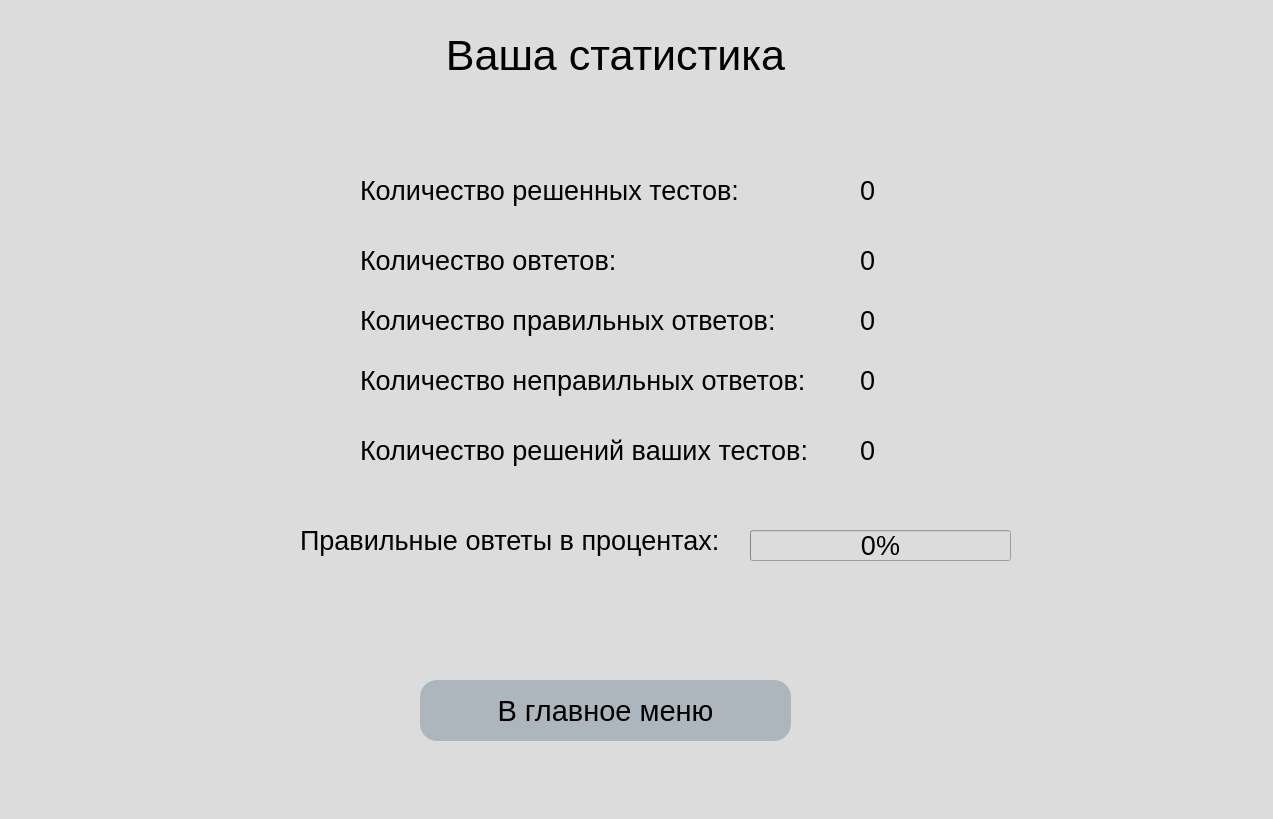
<?xml version="1.0" encoding="UTF-8"?>
<ui version="4.0">
 <class>Form</class>
 <widget class="QWidget" name="Form">
  <property name="geometry">
   <rect>
    <x>0</x>
    <y>0</y>
    <width>1273</width>
    <height>819</height>
   </rect>
  </property>
  <property name="font">
   <font>
    <family>Arial</family>
    <pointsize>20</pointsize>
   </font>
  </property>
  <property name="windowTitle">
   <string>Form</string>
  </property>
  <property name="styleSheet">
   <string notr="true">background-color: rgb(220,220,220);</string>
  </property>
  <widget class="QLabel" name="label">
   <property name="geometry">
    <rect>
     <x>330</x>
     <y>30</y>
     <width>571</width>
     <height>51</height>
    </rect>
   </property>
   <property name="font">
    <font>
     <family>Arial</family>
     <pointsize>32</pointsize>
    </font>
   </property>
   <property name="text">
    <string>Ваша статистика</string>
   </property>
   <property name="alignment">
    <set>Qt::AlignCenter</set>
   </property>
  </widget>
  <widget class="QLabel" name="label_2">
   <property name="geometry">
    <rect>
     <x>360</x>
     <y>170</y>
     <width>471</width>
     <height>41</height>
    </rect>
   </property>
   <property name="font">
    <font>
     <pointsize>20</pointsize>
    </font>
   </property>
   <property name="text">
    <string>Количество решенных тестов:</string>
   </property>
   <property name="alignment">
    <set>Qt::AlignLeading|Qt::AlignLeft|Qt::AlignVCenter</set>
   </property>
  </widget>
  <widget class="QLabel" name="label_3">
   <property name="geometry">
    <rect>
     <x>360</x>
     <y>300</y>
     <width>451</width>
     <height>41</height>
    </rect>
   </property>
   <property name="font">
    <font>
     <pointsize>20</pointsize>
    </font>
   </property>
   <property name="text">
    <string>Количество правильных ответов:</string>
   </property>
   <property name="alignment">
    <set>Qt::AlignLeading|Qt::AlignLeft|Qt::AlignVCenter</set>
   </property>
  </widget>
  <widget class="QLabel" name="label_4">
   <property name="geometry">
    <rect>
     <x>360</x>
     <y>360</y>
     <width>451</width>
     <height>41</height>
    </rect>
   </property>
   <property name="font">
    <font>
     <pointsize>20</pointsize>
    </font>
   </property>
   <property name="text">
    <string>Количество неправильных ответов:</string>
   </property>
   <property name="alignment">
    <set>Qt::AlignLeading|Qt::AlignLeft|Qt::AlignVCenter</set>
   </property>
  </widget>
  <widget class="QLabel" name="label_5">
   <property name="geometry">
    <rect>
     <x>300</x>
     <y>510</y>
     <width>431</width>
     <height>61</height>
    </rect>
   </property>
   <property name="font">
    <font>
     <pointsize>20</pointsize>
    </font>
   </property>
   <property name="text">
    <string>Правильные овтеты в процентах:</string>
   </property>
   <property name="alignment">
    <set>Qt::AlignLeading|Qt::AlignLeft|Qt::AlignVCenter</set>
   </property>
  </widget>
  <widget class="QLabel" name="label_6">
   <property name="geometry">
    <rect>
     <x>360</x>
     <y>240</y>
     <width>411</width>
     <height>41</height>
    </rect>
   </property>
   <property name="font">
    <font>
     <pointsize>20</pointsize>
    </font>
   </property>
   <property name="text">
    <string>Количество овтетов:</string>
   </property>
   <property name="alignment">
    <set>Qt::AlignLeading|Qt::AlignLeft|Qt::AlignVCenter</set>
   </property>
  </widget>
  <widget class="QLabel" name="label_7">
   <property name="geometry">
    <rect>
     <x>360</x>
     <y>430</y>
     <width>461</width>
     <height>41</height>
    </rect>
   </property>
   <property name="font">
    <font>
     <pointsize>20</pointsize>
    </font>
   </property>
   <property name="text">
    <string>Количество решений ваших тестов:</string>
   </property>
   <property name="alignment">
    <set>Qt::AlignLeading|Qt::AlignLeft|Qt::AlignVCenter</set>
   </property>
  </widget>
  <widget class="QLabel" name="solved_tests_label">
   <property name="geometry">
    <rect>
     <x>860</x>
     <y>170</y>
     <width>141</width>
     <height>41</height>
    </rect>
   </property>
   <property name="font">
    <font>
     <pointsize>20</pointsize>
    </font>
   </property>
   <property name="text">
    <string>0</string>
   </property>
   <property name="alignment">
    <set>Qt::AlignLeading|Qt::AlignLeft|Qt::AlignVCenter</set>
   </property>
  </widget>
  <widget class="QLabel" name="answers_label">
   <property name="geometry">
    <rect>
     <x>860</x>
     <y>240</y>
     <width>141</width>
     <height>41</height>
    </rect>
   </property>
   <property name="font">
    <font>
     <pointsize>20</pointsize>
    </font>
   </property>
   <property name="text">
    <string>0</string>
   </property>
   <property name="alignment">
    <set>Qt::AlignLeading|Qt::AlignLeft|Qt::AlignVCenter</set>
   </property>
  </widget>
  <widget class="QLabel" name="correct_answers_label">
   <property name="geometry">
    <rect>
     <x>860</x>
     <y>300</y>
     <width>141</width>
     <height>41</height>
    </rect>
   </property>
   <property name="font">
    <font>
     <pointsize>20</pointsize>
    </font>
   </property>
   <property name="text">
    <string>0</string>
   </property>
   <property name="alignment">
    <set>Qt::AlignLeading|Qt::AlignLeft|Qt::AlignVCenter</set>
   </property>
  </widget>
  <widget class="QLabel" name="incorrect_answers_label">
   <property name="geometry">
    <rect>
     <x>860</x>
     <y>360</y>
     <width>141</width>
     <height>41</height>
    </rect>
   </property>
   <property name="font">
    <font>
     <pointsize>20</pointsize>
    </font>
   </property>
   <property name="text">
    <string>0</string>
   </property>
   <property name="alignment">
    <set>Qt::AlignLeading|Qt::AlignLeft|Qt::AlignVCenter</set>
   </property>
  </widget>
  <widget class="QLabel" name="completed_test_label">
   <property name="geometry">
    <rect>
     <x>860</x>
     <y>430</y>
     <width>141</width>
     <height>41</height>
    </rect>
   </property>
   <property name="font">
    <font>
     <pointsize>20</pointsize>
    </font>
   </property>
   <property name="text">
    <string>0</string>
   </property>
   <property name="alignment">
    <set>Qt::AlignLeading|Qt::AlignLeft|Qt::AlignVCenter</set>
   </property>
  </widget>
  <widget class="QPushButton" name="back_to_menu">
   <property name="geometry">
    <rect>
     <x>420</x>
     <y>680</y>
     <width>371</width>
     <height>61</height>
    </rect>
   </property>
   <property name="font">
    <font>
     <pointsize>22</pointsize>
    </font>
   </property>
   <property name="styleSheet">
    <string notr="true">background-color: rgb(173,181,189);
border-radius: 17px</string>
   </property>
   <property name="text">
    <string>В главное меню</string>
   </property>
  </widget>
  <widget class="QProgressBar" name="progressBar">
   <property name="geometry">
    <rect>
     <x>750</x>
     <y>530</y>
     <width>261</width>
     <height>31</height>
    </rect>
   </property>
   <property name="font">
    <font>
     <pointsize>20</pointsize>
    </font>
   </property>
   <property name="styleSheet">
    <string notr="true">QProgressBar::chunk { background-color: rgb(173,181,189);};
background-color: rgb(173,181,189);
border-radius: 17px;</string>
   </property>
   <property name="value">
    <number>0</number>
   </property>
   <property name="alignment">
    <set>Qt::AlignCenter</set>
   </property>
   <property name="textDirection">
    <enum>QProgressBar::TopToBottom</enum>
   </property>
  </widget>
 </widget>
 <resources/>
 <connections/>
</ui>
